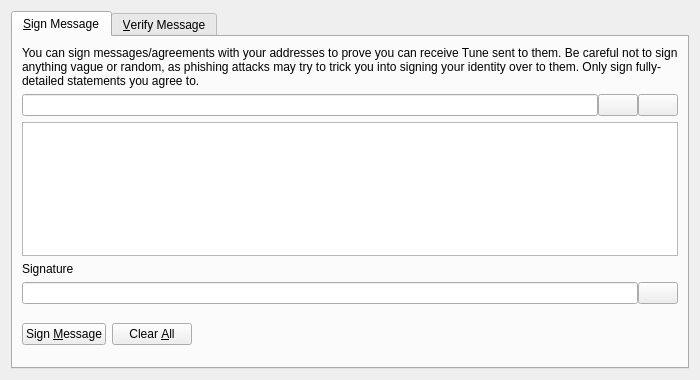
<?xml version="1.0" encoding="UTF-8"?>
<ui version="4.0">
 <class>SignVerifyMessageDialog</class>
 <widget class="QDialog" name="SignVerifyMessageDialog">
  <property name="geometry">
   <rect>
    <x>0</x>
    <y>0</y>
    <width>700</width>
    <height>380</height>
   </rect>
  </property>
  <property name="windowTitle">
   <string>Signatures - Sign / Verify a Message</string>
  </property>
  <property name="modal">
   <bool>true</bool>
  </property>
  <layout class="QVBoxLayout" name="verticalLayout">
   <item>
    <widget class="QTabWidget" name="tabWidget">
     <property name="currentIndex">
      <number>0</number>
     </property>
     <widget class="QWidget" name="tabSignMessage">
      <attribute name="title">
       <string>&amp;Sign Message</string>
      </attribute>
      <layout class="QVBoxLayout" name="verticalLayout_SM">
       <item>
        <widget class="QLabel" name="infoLabel_SM">
         <property name="text">
          <string>You can sign messages/agreements with your addresses to prove you can receive Tune sent to them. Be careful not to sign anything vague or random, as phishing attacks may try to trick you into signing your identity over to them. Only sign fully-detailed statements you agree to.</string>
         </property>
         <property name="textFormat">
          <enum>Qt::PlainText</enum>
         </property>
         <property name="wordWrap">
          <bool>true</bool>
         </property>
        </widget>
       </item>
       <item>
        <layout class="QHBoxLayout" name="horizontalLayout_1_SM">
         <property name="spacing">
          <number>0</number>
         </property>
         <item>
          <widget class="QValidatedLineEdit" name="addressIn_SM">
           <property name="toolTip">
            <string>The Tune address to sign the message with</string>
           </property>
          </widget>
         </item>
         <item>
          <widget class="QPushButton" name="addressBookButton_SM">
           <property name="toolTip">
            <string>Choose previously used address</string>
           </property>
           <property name="text">
            <string/>
           </property>
           <property name="shortcut">
            <string>Alt+A</string>
           </property>
           <property name="autoDefault">
            <bool>false</bool>
           </property>
          </widget>
         </item>
         <item>
          <widget class="QPushButton" name="pasteButton_SM">
           <property name="toolTip">
            <string>Paste address from clipboard</string>
           </property>
           <property name="text">
            <string/>
           </property>
           <property name="shortcut">
            <string>Alt+P</string>
           </property>
           <property name="autoDefault">
            <bool>false</bool>
           </property>
          </widget>
         </item>
        </layout>
       </item>
       <item>
        <widget class="QPlainTextEdit" name="messageIn_SM">
         <property name="toolTip">
          <string>Enter the message you want to sign here</string>
         </property>
        </widget>
       </item>
       <item>
        <widget class="QLabel" name="signatureLabel_SM">
         <property name="text">
          <string>Signature</string>
         </property>
         <property name="textFormat">
          <enum>Qt::PlainText</enum>
         </property>
        </widget>
       </item>
       <item>
        <layout class="QHBoxLayout" name="horizontalLayout_2_SM">
         <property name="spacing">
          <number>0</number>
         </property>
         <item>
          <widget class="QLineEdit" name="signatureOut_SM">
           <property name="font">
            <font>
             <italic>true</italic>
            </font>
           </property>
           <property name="readOnly">
            <bool>true</bool>
           </property>
          </widget>
         </item>
         <item>
          <widget class="QPushButton" name="copySignatureButton_SM">
           <property name="toolTip">
            <string>Copy the current signature to the system clipboard</string>
           </property>
           <property name="text">
            <string/>
           </property>
           <property name="autoDefault">
            <bool>false</bool>
           </property>
          </widget>
         </item>
        </layout>
       </item>
       <item>
        <layout class="QHBoxLayout" name="horizontalLayout_3_SM">
         <item>
          <widget class="QPushButton" name="signMessageButton_SM">
           <property name="toolTip">
            <string>Sign the message to prove you own this Tune address</string>
           </property>
           <property name="text">
            <string>Sign &amp;Message</string>
           </property>
           <property name="autoDefault">
            <bool>false</bool>
           </property>
          </widget>
         </item>
         <item>
          <widget class="QPushButton" name="clearButton_SM">
           <property name="toolTip">
            <string>Reset all sign message fields</string>
           </property>
           <property name="text">
            <string>Clear &amp;All</string>
           </property>
           <property name="autoDefault">
            <bool>false</bool>
           </property>
          </widget>
         </item>
         <item>
          <spacer name="horizontalSpacer_1_SM">
           <property name="orientation">
            <enum>Qt::Horizontal</enum>
           </property>
           <property name="sizeHint" stdset="0">
            <size>
             <width>40</width>
             <height>48</height>
            </size>
           </property>
          </spacer>
         </item>
         <item>
          <widget class="QLabel" name="statusLabel_SM">
           <property name="font">
            <font>
             <weight>75</weight>
             <bold>true</bold>
            </font>
           </property>
           <property name="text">
            <string/>
           </property>
           <property name="wordWrap">
            <bool>true</bool>
           </property>
          </widget>
         </item>
         <item>
          <spacer name="horizontalSpacer_2_SM">
           <property name="orientation">
            <enum>Qt::Horizontal</enum>
           </property>
           <property name="sizeHint" stdset="0">
            <size>
             <width>40</width>
             <height>48</height>
            </size>
           </property>
          </spacer>
         </item>
        </layout>
       </item>
      </layout>
     </widget>
     <widget class="QWidget" name="tabVerifyMessage">
      <attribute name="title">
       <string>&amp;Verify Message</string>
      </attribute>
      <layout class="QVBoxLayout" name="verticalLayout_VM">
       <item>
        <widget class="QLabel" name="infoLabel_VM">
         <property name="text">
          <string>Enter the receiver's address, message (ensure you copy line breaks, spaces, tabs, etc. exactly) and signature below to verify the message. Be careful not to read more into the signature than what is in the signed message itself, to avoid being tricked by a man-in-the-middle attack. Note that this only proves the signing party receives with the address, it cannot prove sendership of any transaction!</string>
         </property>
         <property name="textFormat">
          <enum>Qt::PlainText</enum>
         </property>
         <property name="alignment">
          <set>Qt::AlignLeading|Qt::AlignLeft|Qt::AlignTop</set>
         </property>
         <property name="wordWrap">
          <bool>true</bool>
         </property>
        </widget>
       </item>
       <item>
        <layout class="QHBoxLayout" name="horizontalLayout_1_VM">
         <property name="spacing">
          <number>0</number>
         </property>
         <item>
          <widget class="QValidatedLineEdit" name="addressIn_VM">
           <property name="toolTip">
            <string>The Tune address the message was signed with</string>
           </property>
          </widget>
         </item>
         <item>
          <widget class="QPushButton" name="addressBookButton_VM">
           <property name="toolTip">
            <string>Choose previously used address</string>
           </property>
           <property name="text">
            <string/>
           </property>
           <property name="shortcut">
            <string>Alt+A</string>
           </property>
           <property name="autoDefault">
            <bool>false</bool>
           </property>
          </widget>
         </item>
        </layout>
       </item>
       <item>
        <widget class="QPlainTextEdit" name="messageIn_VM"/>
       </item>
       <item>
        <widget class="QValidatedLineEdit" name="signatureIn_VM"/>
       </item>
       <item>
        <layout class="QHBoxLayout" name="horizontalLayout_2_VM">
         <item>
          <widget class="QPushButton" name="verifyMessageButton_VM">
           <property name="toolTip">
            <string>Verify the message to ensure it was signed with the specified Tune address</string>
           </property>
           <property name="text">
            <string>Verify &amp;Message</string>
           </property>
           <property name="autoDefault">
            <bool>false</bool>
           </property>
          </widget>
         </item>
         <item>
          <widget class="QPushButton" name="clearButton_VM">
           <property name="toolTip">
            <string>Reset all verify message fields</string>
           </property>
           <property name="text">
            <string>Clear &amp;All</string>
           </property>
           <property name="autoDefault">
            <bool>false</bool>
           </property>
          </widget>
         </item>
         <item>
          <spacer name="horizontalSpacer_1_VM">
           <property name="orientation">
            <enum>Qt::Horizontal</enum>
           </property>
           <property name="sizeHint" stdset="0">
            <size>
             <width>40</width>
             <height>48</height>
            </size>
           </property>
          </spacer>
         </item>
         <item>
          <widget class="QLabel" name="statusLabel_VM">
           <property name="font">
            <font>
             <weight>75</weight>
             <bold>true</bold>
            </font>
           </property>
           <property name="text">
            <string/>
           </property>
           <property name="wordWrap">
            <bool>true</bool>
           </property>
          </widget>
         </item>
         <item>
          <spacer name="horizontalSpacer_2_VM">
           <property name="orientation">
            <enum>Qt::Horizontal</enum>
           </property>
           <property name="sizeHint" stdset="0">
            <size>
             <width>40</width>
             <height>48</height>
            </size>
           </property>
          </spacer>
         </item>
        </layout>
       </item>
      </layout>
     </widget>
    </widget>
   </item>
  </layout>
 </widget>
 <customwidgets>
  <customwidget>
   <class>QValidatedLineEdit</class>
   <extends>QLineEdit</extends>
   <header>qvalidatedlineedit.h</header>
  </customwidget>
 </customwidgets>
 <resources>
  <include location="../tune.qrc"/>
 </resources>
 <connections/>
</ui>
